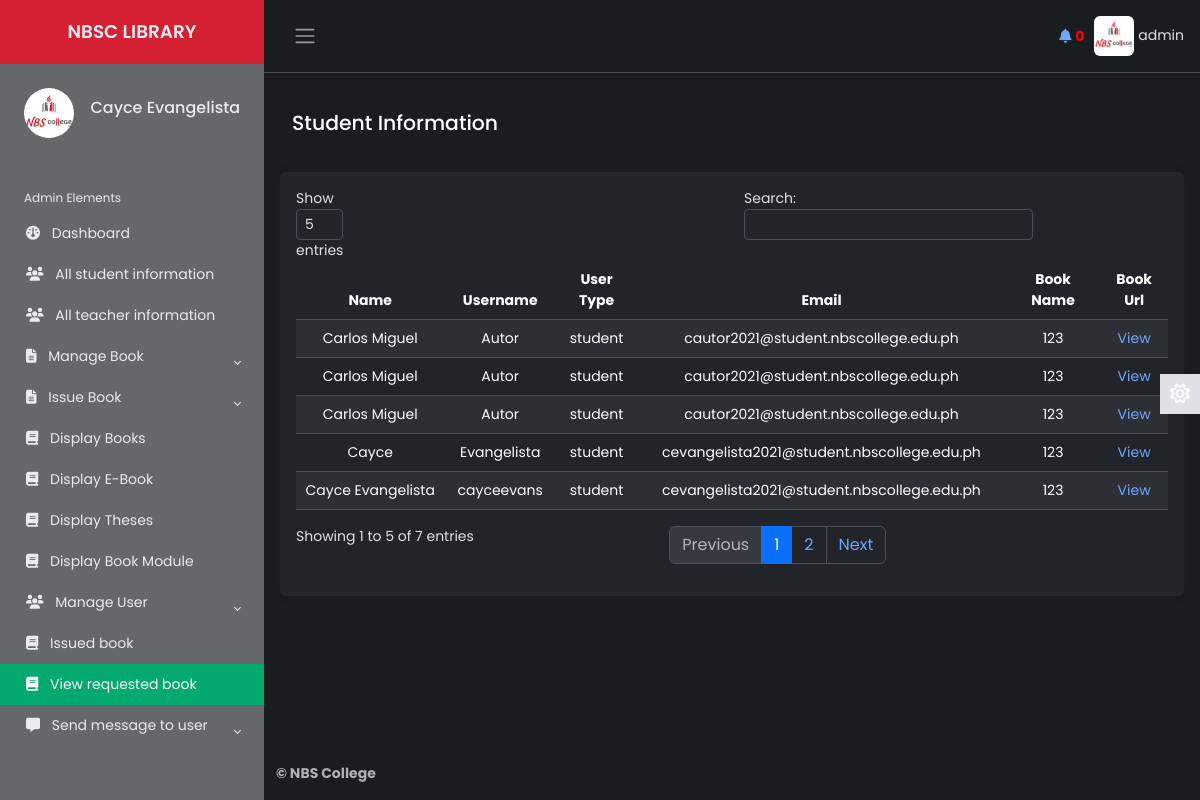
/Source/librarian/requested-books.php (signed in), run on the app's committed database.
### tables this page shows
CREATE TABLE `lib_registration` (
  `id` int(2) NOT NULL,
  `name` varchar(50) NOT NULL,
  `username` varchar(20) NOT NULL,
  `password` varchar(20) NOT NULL,
  `email` varchar(50) NOT NULL,
  `phone` varchar(20) NOT NULL,
  `address` varchar(100) NOT NULL,
  `photo` varchar(500) NOT NULL,
  `status` varchar(7) NOT NULL
);

CREATE TABLE `request_books` (
  `id` int(10) NOT NULL,
  `name` varchar(50) NOT NULL,
  `username` varchar(50) NOT NULL,
  `email` varchar(50) NOT NULL,
  `utype` varchar(10) NOT NULL,
  `bname` varchar(50) NOT NULL,
  `burl` varchar(500) NOT NULL,
  `read1` varchar(3) NOT NULL
);

### Source/librarian/requested-books.php (the view, shortened to what this page needs)
        <?php
    $page = 'rbook';
    include 'inc/header.php';
    include 'inc/connection.php';
    mysqli_query($link,"update request_books set read1='yes'");
 ?>
<main class="content px-3 py-2">
                <div class="container-fluid">
				<div class="mb-3">
                        <h4>Student Information
                        </h4>
                 </div>
            </div>
            <br>
            <div class="card border-0">
                        <div class="card-body">
                            <table class="table table-hover text-center table-striped" id="dtBasicExample">
							<thead>
										<tr>
											<th scope="col" >Name</th>
											<th scope="col">Username</th>
											<th scope="col">User Type</th>
											<th scope="col">Email</th>
											<th scope="col">Book Name</th>
											<th scope="col">Book Url</th>
										</tr>
									</thead>
									<tbody>
                                    <?php
                                        $res= mysqli_query($link, "select * from request_books ORDER BY id DESC");
                                        while ($row=mysqli_fetch_array($res)) {
                                            $burl = $row['burl'];
                                            echo "<tr>";
                                            echo "<td>"; echo $row["name"]; echo "</td>";
                                            echo "<td>"; echo $row["username"]; echo "</td>";
                                            echo "<td>"; echo $row["utype"]; echo "</td>";
                                            echo "<td>"; echo $row["email"]; echo "</td>";
                                            echo "<td>"; echo $row["bname"]; echo "</td>";
                                            echo "<td>";
                                            ?><a href="<?php echo $burl; ?>" target="_blank">View</a><?php
                                            echo "</td>";
                                            echo "</tr>";
                                        }
                                    ?>
                                    </tbody>
                            </table>
                        </div>
                    </div>
            </main>
<?php
		include 'inc/footer.php';
	 ?>

### Source/librarian/inc/header.php (shortened to what this page needs)
<?php
    include 'inc/connection.php';
    $res = mysqli_query($link,"select * from request_books where read1='no'");
    $not= mysqli_num_rows($res);
 ?>
<!DOCTYPE html>
<html lang="en" data-bs-theme="dark">
<head>
    <link href="https://cdn.datatables.net/v/dt/jszip-3.10.1/dt-2.0.3/b-3.0.1/b-html5-3.0.1/b-print-3.0.1/datatables.min.css" rel="stylesheet">
    <link href="https://cdn.jsdelivr.net/npm/bootstrap@5.3.3/dist/css/bootstrap.min.css" rel="stylesheet">
    <link rel="stylesheet" href="inc/css/custom1.css">
    <link rel="stylesheet" href="inc/css/animate.css">
</head>
<body>
    <div class="wrapper">
    <aside id="sidebar" class="js-sidebar">
            <div class="h-100">
                <div class="sidebar-logo text-center">
                    <a href="dashboard.php">NBSC LIBRARY</a>
                </div>
                <ul class="sidebar-nav">
                    <li class="sidebar-header">
                        <span>
                        <?php
                            $res = mysqli_query($link, "select * from lib_registration where username='".$_SESSION['username']."'");
                            while ($row = mysqli_fetch_array($res)){
                                ?><img src="<?php echo $row["photo"]; ?> " height="50px" width="50px" alt="something wrong" class="rounded-circle"></a> <?php
                            }
                        ?>
                        </span>
                        <h6 style="float: right; margin-top: 10px;">
							<?php
								$res = mysqli_query($link, "select * from lib_registration where username='".$_SESSION['username']."'");
								while ($row = mysqli_fetch_array($res)){
								$name  =  $row["name"];
								echo $name;
								}
							?>
            			</h6>
                    </li>
                    <br>
                    <li class="sidebar-header">
                        Admin Elements
                    </li>
                    <li class="sidebar-item <?php if($page=='home'){ echo 'active';} ?>">
                        <a href="dashboard.php" class="sidebar-link">
                        <i class="fa-solid fa-gauge pe-2"></i>
                            Dashboard
                        </a>
                    </li>
                    <li class="sidebar-item <?php if($page=='sinfo'){ echo 'active';} ?>">
                        <a href="all-student-info.php" class="sidebar-link">
                        <i class="fa-solid fa-users pe-2"></i>
                            All student information
                        </a>
                    </li>
					<li class="sidebar-item <?php if($page=='tinfo'){ echo 'active';} ?>">
                        <a href="all-teacher-info.php" class="sidebar-link">
                            <i class="fa-solid fa-users pe-2"></i>
                            All teacher information
                        </a>
                    </li>
                    <li class="sidebar-item">
                        <a href="#" class="sidebar-link collapsed" data-bs-target="#manage" data-bs-toggle="collapse"
                            aria-expanded="false"><i class="fa-solid fa-file-lines pe-2"></i>
                            Manage Book
                        </a>
                    </li>
                    <li class="sidebar-item">
                        <a href="dashboard.php" class="sidebar-link collapsed" data-bs-target="#issue" data-bs-toggle="collapse"
                            aria-expanded="false"><i class="fa-solid fa-file-lines pe-2"></i>
                            Issue Book
                        </a>
                    </li>
                    <li class="sidebar-item <?php if($page=='tbook'){ echo 'active';} ?>">
                        <a href="display-book.php" class="sidebar-link">
                         <i class="fa-solid fa-book pe-2"></i>
                            Display Books
                        </a>
                    </li>
                    <li class="sidebar-item <?php if($page=='d-ebook'){ echo 'active';} ?>">
                                <a href="display-ebook.php" class="sidebar-link">
                                <i class="fa-solid fa-book pe-2"></i>
                                    Display E-Book
                                </a>
                    </li>
                    <li class="sidebar-item <?php if($page=='d-t-book'){ echo 'active';} ?>">
                                <a href="display-thesis.php" class="sidebar-link">
                                <i class="fa-solid fa-book pe-2"></i>
                                    Display Theses
                                </a>
                    </li>
                    <li class="sidebar-item <?php if($page=='bmodule'){ echo 'active';} ?>">
                                <a href="display-progress.php" class="sidebar-link">
                                <i class="fa-solid fa-book pe-2"></i>
                                    Display Book Module
                                </a>
                    </li>
                    <li class="sidebar-item">
                        <a href="#" class="sidebar-link collapsed" data-bs-target="#user" data-bs-toggle="collapse"
                            aria-expanded="false"><i class="fa-solid fa-users pe-2"></i>
                            Manage User
                        </a>
                    </li>
                    <li class="sidebar-item <?php if($page=='ibook'){ echo 'active';} ?>">
                        <a href="issued-books.php" class="sidebar-link">
                         <i class="fa-solid fa-book pe-2"></i>
                            Issued book
                        </a>
                    </li>
                    <li class="sidebar-item <?php if($page=='rbook'){ echo 'active';} ?>">
                        <a href="requested-books.php" class="sidebar-link">
                        <i class="fa-solid fa-book pe-2"></i>
                            View requested book
                        </a>
                    </li>
                    <li class="sidebar-item">
                        <a href="#" class="sidebar-link collapsed" data-bs-target="#posts" data-bs-toggle="collapse"
                            aria-expanded="false">    <i class="fa-solid fa-message pe-2"></i>
                            Send message to user
                        </a>
                    </li>
                </ul>
            </div>
        </aside>
        <div class="main">
            <nav class="navbar navbar-expand px-3 border-bottom">
                <button class="btn" id="sidebar-toggle" type="button">
                    <span class="navbar-toggler-icon"></span>
                </button>
                <div class="navbar-collapse navbar">
                        <ul class="navbar-nav" style="margin-right:10px;">
                        <li class="icon">
                                <a href="requested-books.php" ><i class="fas fa-bell"></i></a>
                                <span class="count" onclick="window.location='requested-books.php'"><b id="notif" ><?php echo $not; ?></b></span>
                        </li>
                        </ul>
                        <li class="nav-item dropdown">
								<?php
                                     $res = mysqli_query($link, "select * from lib_registration where username='".$_SESSION['username']."'");
                                     while ($row = mysqli_fetch_array($res)){
                                         ?><a href="#" data-bs-toggle="dropdown" class="nav-icon pe-md-0" style="color: inherit;"><img src="<?php echo $row["photo"]; ?>" alt=""class="avatar img-fluid rounded"> <span><?php echo $_SESSION["username"]; ?></span></a> <?php
                                     }
                                ?>
                        </li>
                </div>
            </nav>
            <a href="#" class="theme-toggle">
                <i class="fa-regular fa-sun"></i>
            </a>
</body>
</html>

### Source/librarian/inc/css/custom1.css (style rules this page uses)
body { font-family: 'Poppins', sans-serif; font-size: 0.875rem; opacity: 1; overflow-y: scroll; margin: 0; }
a { cursor: pointer; text-decoration: none; font-family: 'Poppins', sans-serif; }
.sidebar-item.active .sidebar-link { background-color: #04AA6D; color: #fff; }
.card-body { overflow-x: scroll; }
#notif { color: red; }
table.dataTable thead th { text-align: center; }
.h-100 { background-color: #666769; }
.sidebar-logo { background-color: #d52033; }
li { list-style: none; }
h4 { font-family: 'Poppins', sans-serif; font-size: 1.275rem; color: var(--bs-emphasis-color); }
.wrapper { align-items: stretch; display: flex; width: 100%; }
#sidebar { max-width: 40%; min-width: 264px; background: var(--bs-dark); transition: all 0.35s ease-in-out; }
.main { display: flex; flex-direction: column; min-height: 100vh; min-width: 0; overflow: hidden; transition: all 0.35s ease-in-out; width: 100%; background: var(--bs-dark-bg-subtle); }
.sidebar-logo { padding: 1.15rem; }
.sidebar-logo a { color: #e9ecef; font-size: 1.15rem; font-weight: 600; }
.sidebar-nav { flex-grow: 1; list-style: none; margin-bottom: 0; padding-left: 0; margin-left: 0; }
.sidebar-header { color: #e9ecef; font-size: .75rem; padding: 1.5rem 1.5rem .375rem; }
a.sidebar-link { padding: .625rem 1.625rem; color: #e9ecef; position: relative; display: block; font-size: 0.875rem; }
.sidebar-link[data-bs-toggle="collapse"]::after { border: solid; border-width: 0 .075rem .075rem 0; content: ""; display: inline-block; padding: 2px; position: absolute; right: 1.5rem; top: 1.4rem; transform: rotate(-135deg); transition: all .2s ease-out; }
.sidebar-link[data-bs-toggle="collapse"].collapsed::after { transform: rotate(45deg); transition: all .2s ease-out; }
.avatar { height: 40px; width: 40px; }
.navbar-expand .navbar-nav { margin-left: auto; }
.content { flex: 1; max-width: 100vw; width: 100vw; }
@media (min-width:768px) { .content { max-width: auto; width: auto; } }
.card { box-shadow: 0 0 .875rem 0 rgba(34, 46, 60, .05); margin-bottom: 24px; }
.theme-toggle { position: fixed; top: 50%; transform: translateY(-65%); text-align: center; z-index: 10; right: 0; left: auto; border: none; background-color: var(--bs-body-color); }
html[data-bs-theme="dark"] .theme-toggle .fa-sun, html[data-bs-theme="light"] .theme-toggle .fa-moon { cursor: pointer; padding: 10px; display: block; font-size: 1.25rem; color: #FFF; }

### data on the page
lib_registration: photo (picture), name "Cayce Evangelista"
request_books: name "Carlos Miguel", username "Autor", utype "student", email "cautor2021@student.nbscollege.edu.ph", bname "123"
request_books: name "Carlos Miguel", username "Autor", utype "student", email "cautor2021@student.nbscollege.edu.ph", bname "123"
request_books: name "Carlos Miguel", username "Autor", utype "student", email "cautor2021@student.nbscollege.edu.ph", bname "123"
request_books: name "Cayce", username "Evangelista", utype "student", email "cevangelista2021@student.nbscollege.edu.ph", bname "123"
request_books: name "Cayce Evangelista", username "cayceevans", utype "student", email "cevangelista2021@student.nbscollege.edu.ph", bname "123"

### other printed values
$not "0"
